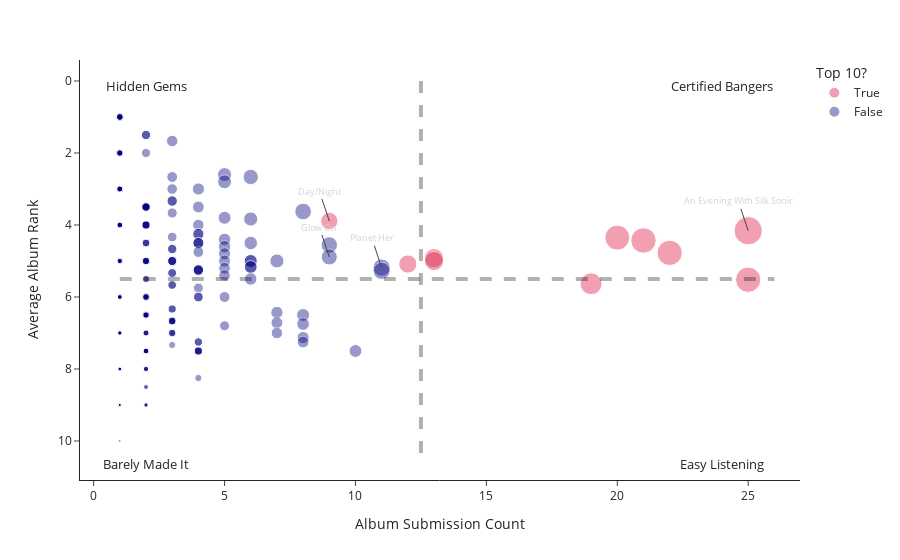

This figure's notebook cell:
### Code cell
max_submissions = AOTY_by_album["album_submission_count"].max()

figure = px.scatter(
    AOTY_by_album,
    x="album_submission_count",
    y="album_average_rank",
    color = TOP_COL_LOOKUP[COLUMN],
    size = "album_score",
    template="simple_white",
    labels={
        "album_average_rank": "Average Album Rank",
        "album_submission_count": "Album Submission Count",
        TOP_COL_LOOKUP[COLUMN] : "Top 10?"
    },
    custom_data=["Artist", "Album", "album_score"],
    opacity = 0.4,
    color_discrete_sequence=[APP_COLORS["accent"], APP_COLORS["standard"]]
)
figure.update_traces(
    hovertemplate="<br>".join(
        [
            "<b>%{customdata[0]}</b> - <i>%{customdata[1]}</i>",
            "",
            "Average Album Rank: %{y:.2f}",
            "Album Submission Count : %{x}",
            "Album Score: %{customdata[2]}",
            "<extra></extra>",
        ]
    ),
    # marker = {"size" : 12},
    selector=dict(mode="markers"),
)

figure.add_shape(
    type="line",
    x0=max_submissions/2, y0=0, x1=max_submissions/2, y1=10.5,
    line=dict(
        color=APP_COLORS["dark"],
        width=4,
        dash="dash",
    )
)
figure.add_shape(
    type="line",
    x0=1, y0=5.5, x1=max_submissions+1, y1=5.5,
    line=dict(
        color=APP_COLORS["dark"],
        width=4,
        dash="dash",
    )
)

figure.add_trace(go.Scatter(
    x=[2, 2, max_submissions-1, max_submissions-1],
    y=[0, 10.5, 0, 10.5],
    mode="text",
    name="Zones",
    text=["Hidden Gems", "Barely Made It", "Certified Bangers", "Easy Listening"],
    textposition="bottom center",
    textfont = {
        "color" : APP_COLORS["dark"],
        "size" : 13
    },
    showlegend = False,
    hoverinfo = "skip",
))

for row in range(len(albums_of_note)):
    album = albums_of_note.iloc[row,:]
    figure.add_annotation(
        x = int(album["album_submission_count"]),
        y = float(album["album_average_rank"]),
        text = album["Album"],
        font = {
        "color" : APP_COLORS["dim"],
        "size" : 9
    },

    )

figure["layout"]["yaxis"]["autorange"] = "reversed"

figure.show()

### Figure 1 — Plotly figure (JSON) as saved in the notebook; plotly's stock layout.template omitted (floating-point values rounded to 4 significant figures; data arrays with more than 128 entries replaced by an {"elided": "..."} marker saying what was removed)
{"data": [{"customdata": [["Silk Sonic", "An Evening With Silk Sonic", 171], ["Adele", "30", 138], ["Olivia Rodrigo", "Sour", 137], ["Billie Eilish", "Happier Than Ever", 137], ["Tyler, the Creator", "Call Me If You Get Lost", 133], ["Lil Nas X", "Montero", 102], ["Julien Baker", "Little Oblivions", 79], ["Bo Burnham", "Inside (The Songs)", 78], ["Lorde", "Solar Power", 71], ["Parcels", "Day/Night", 64]], "hovertemplate": "<b>%{customdata[0]}</b> - <i>%{customdata[1]}</i><br><br>Average Album Rank: %{y:.2f}<br>Album Submission Count : %{x}<br>Album Score: %{customdata[2]}<br><extra></extra>", "legendgroup": "True", "marker": {"color": "crimson", "opacity": 0.4, "size": [171, 138, 137, 137, 133, 102, 79, 78, 71, 64], "sizemode": "area", "sizeref": 0.4275, "symbol": "circle"}, "mode": "markers", "name": "True", "orientation": "v", "showlegend": true, "type": "scatter", "x": [25, 21, 25, 22, 20, 19, 13, 13, 12, 9], "xaxis": "x", "y": [4.16, 4.429, 5.52, 4.773, 4.35, 5.632, 4.923, 5, 5.083, 3.889], "yaxis": "y"}, {"customdata": {"elided": "429x3 mixed values"}, "hovertemplate": "<b>%{customdata[0]}</b> - <i>%{customdata[1]}</i><br><br>Average Album Rank: %{y:.2f}<br>Album Submission Count : %{x}<br>Album Score: %{customdata[2]}<br><extra></extra>", "legendgroup": "False", "marker": {"color": "navy", "opacity": 0.4, "size": {"elided": "429 int values"}, "sizemode": "area", "sizeref": 0.4275, "symbol": "circle"}, "mode": "markers", "name": "False", "orientation": "v", "showlegend": true, "type": "scatter", "x": {"elided": "429 int values"}, "xaxis": "x", "y": {"elided": "429 float values"}, "yaxis": "y"}, {"hoverinfo": "skip", "mode": "text", "name": "Zones", "showlegend": false, "text": ["Hidden Gems", "Barely Made It", "Certified Bangers", "Easy Listening"], "textfont": {"color": "dark grey", "size": 13}, "textposition": "bottom center", "type": "scatter", "x": [2, 2, 24, 24], "y": [0, 10.5, 0, 10.5]}], "layout": {"annotations": [{"font": {"color": "lightgrey", "size": 9}, "text": "An Evening With Silk Sonic", "x": 25, "y": 4.16}, {"font": {"color": "lightgrey", "size": 9}, "text": "Day/Night", "x": 9, "y": 3.889}, {"font": {"color": "lightgrey", "size": 9}, "text": "Planet Her", "x": 11, "y": 5.182}, {"font": {"color": "lightgrey", "size": 9}, "text": "Glow On", "x": 9, "y": 4.889}], "legend": {"itemsizing": "constant", "title": {"text": "Top 10?"}, "tracegroupgap": 0}, "margin": {"t": 60}, "shapes": [{"line": {"color": "dark grey", "dash": "dash", "width": 4}, "type": "line", "x0": 12.5, "x1": 12.5, "y0": 0, "y1": 10.5}, {"line": {"color": "dark grey", "dash": "dash", "width": 4}, "type": "line", "x0": 1, "x1": 26, "y0": 5.5, "y1": 5.5}], "xaxis": {"anchor": "y", "domain": [0, 1], "title": {"text": "Album Submission Count"}}, "yaxis": {"anchor": "x", "autorange": "reversed", "domain": [0, 1], "title": {"text": "Average Album Rank"}}}}
